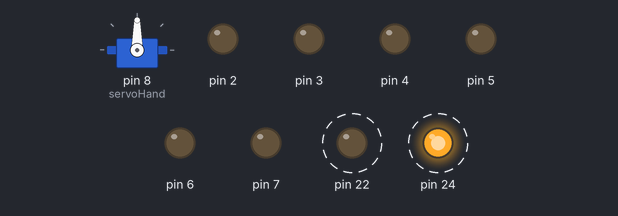
The sketch below on a simulated Arduino Mega 2560, built with avr-gcc and run on an emulated ATmega2560. Shown: servo, output pins drawn as LEDs (lit = HIGH). Dashed ring = blinking.

Above: at 0.6 s.
Timing chart, 0 to 5.2 s (numbered marks = the images above):
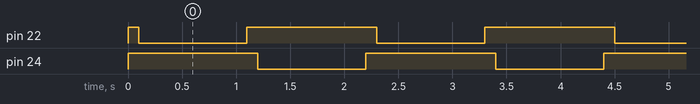

Measured:
- by itself, pin 22, pin 24: alternates HIGH for 1.2 s and LOW for 1.0 s
- by itself, everything shown: repeats every 2.2 s, in 4 steps

The sketch:

ServoHandTest.ino
```cpp
#include<math.h>
#include <Servo.h>

#define CLOSE_SERVO_POS 65
#define OPEN_SERVO_POS 140
#define CATCHED_SERVO_POS 75

Servo servoHand;

void setup() {

// set Motor PINS
  for(int i=0;i<6;i++){
    pinMode(2+i,OUTPUT);
  }

//set SensorPanel Pins
  for(int i=0;i<12;i+=2){
    pinMode(30+i,INPUT);
  }

  servoHand.attach(8);
// main v motor
  pinMode(22,OUTPUT);
  pinMode(24,OUTPUT);
  motorVStop();

}

void loop() {
  digitalWrite(22,LOW);
  digitalWrite(24,HIGH);
  delay(1000);
  motorVStop();
  digitalWrite(22,HIGH);
  digitalWrite(24,LOW);
    delay(1000);
  motorVStop();
}
//motor V controls
void motorVStop(){
  digitalWrite(22,HIGH);
  digitalWrite(24,HIGH);
  delay(100);
  digitalWrite(22,LOW);
  digitalWrite(24,LOW);
}

void openHand(){
  for(int i=CATCHED_SERVO_POS;i<=OPEN_SERVO_POS;i++){
    servoHand.write(i);
    delay(5);
  }
}

void closeHand(){
  for(int i=OPEN_SERVO_POS;i>=CATCHED_SERVO_POS;i--){
    servoHand.write(i);
    delay(5);
  }
}

void lMotorForward(int pwm){
  digitalWrite(4,HIGH);
  digitalWrite(3,LOW);
  analogWrite(2, pwm);
}

void rMotorForward(int pwm){
  digitalWrite(5,HIGH);
  digitalWrite(6,LOW);
  analogWrite(7, pwm);
}

void motorForward(int pwml,int pwmr){
  rMotorForward(pwmr);
  lMotorForward(pwml);
}

void motorStop(){

  digitalWrite(4,LOW);
  digitalWrite(3,LOW);
  analogWrite(2, 0);
  digitalWrite(6,LOW);
  digitalWrite(5,LOW);
  analogWrite(7, 0);

}

void motorBrake(){

  digitalWrite(4,HIGH);
  digitalWrite(3,HIGH);
  analogWrite(2, 255);
  digitalWrite(6,HIGH);
  digitalWrite(5,HIGH);
  analogWrite(7, 255);

}
```
